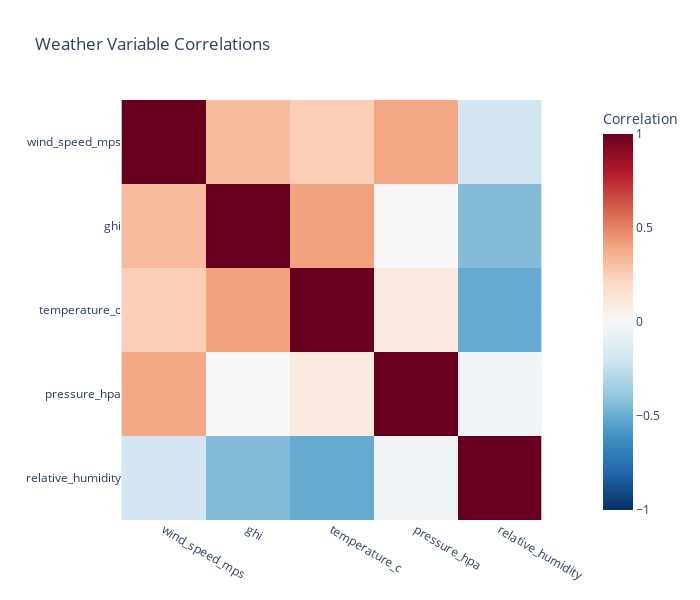

The notebook cell saved with this chart:
### Markdown cell above
## 5. Correlation Analysis

### Code cell
# Correlation matrix for weather variables
correlation_vars = ['wind_speed_mps', 'ghi', 'temperature_c', 'pressure_hpa', 'relative_humidity']

# Compute correlations using Polars
corr_matrix = {}
for var1 in correlation_vars:
    corr_matrix[var1] = {}
    for var2 in correlation_vars:
        corr = df_sample.select(pl.corr(var1, var2)).item()
        corr_matrix[var1][var2] = corr

# Convert to DataFrame for visualization
import pandas as pd
corr_df = pd.DataFrame(corr_matrix)

# Plot correlation heatmap
fig = px.imshow(
    corr_df,
    labels=dict(color="Correlation"),
    x=correlation_vars,
    y=correlation_vars,
    color_continuous_scale='RdBu_r',
    zmin=-1, zmax=1,
    title='Weather Variable Correlations'
)

fig.update_layout(width=700, height=600)
fig.show()

### Figure 1 — Plotly figure (JSON) as saved in the notebook; plotly's stock layout.template omitted (floating-point values rounded to 4 significant figures)
{"data": [{"coloraxis": "coloraxis", "hovertemplate": "x: %{x}<br>y: %{y}<br>Correlation: %{z}<extra></extra>", "name": "0", "type": "heatmap", "x": ["wind_speed_mps", "ghi", "temperature_c", "pressure_hpa", "relative_humidity"], "xaxis": "x", "y": ["wind_speed_mps", "ghi", "temperature_c", "pressure_hpa", "relative_humidity"], "yaxis": "y", "z": [[1.0, 0.3209, 0.2455, 0.3941, -0.1953], [0.3209, 1.0, 0.4074, 0.000243, -0.4385], [0.2455, 0.4074, 1.0, 0.1029, -0.5098], [0.3941, 0.000243, 0.1029, 1.0, -0.03844], [-0.1953, -0.4385, -0.5098, -0.03844, 1.0]]}], "layout": {"coloraxis": {"cmax": 1, "cmin": -1, "colorbar": {"title": {"text": "Correlation"}}, "colorscale": [[0, "rgb(5,48,97)"], [0.1, "rgb(33,102,172)"], [0.2, "rgb(67,147,195)"], [0.3, "rgb(146,197,222)"], [0.4, "rgb(209,229,240)"], [0.5, "rgb(247,247,247)"], [0.6, "rgb(253,219,199)"], [0.7, "rgb(244,165,130)"], [0.8, "rgb(214,96,77)"], [0.9, "rgb(178,24,43)"], [1, "rgb(103,0,31)"]]}, "height": 600, "title": {"text": "Weather Variable Correlations"}, "width": 700, "xaxis": {"anchor": "y", "constrain": "domain", "domain": [0, 1], "scaleanchor": "y"}, "yaxis": {"anchor": "x", "autorange": "reversed", "constrain": "domain", "domain": [0, 1]}}}
